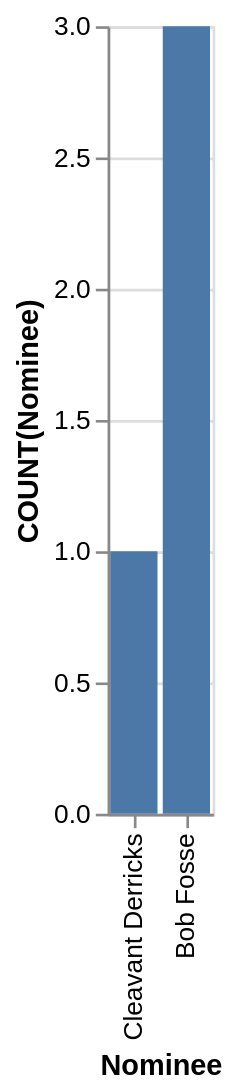

Source (Vega-Lite JSON):
### Vega-Lite specification from a JSON file in a GitHub repository (floating-point values rounded to 4 significant figures)
{"data": {"values": [{"x_data": "Cleavant Derricks", "y_data": 1}, {"x_data": "Bob Fosse", "y_data": 3}]}, "mark": "bar", "encoding": {"x": {"field": "x_data", "type": "nominal", "title": "Nominee", "sort": "descending"}, "y": {"field": "y_data", "type": "quantitative", "title": "COUNT(Nominee)"}}}
